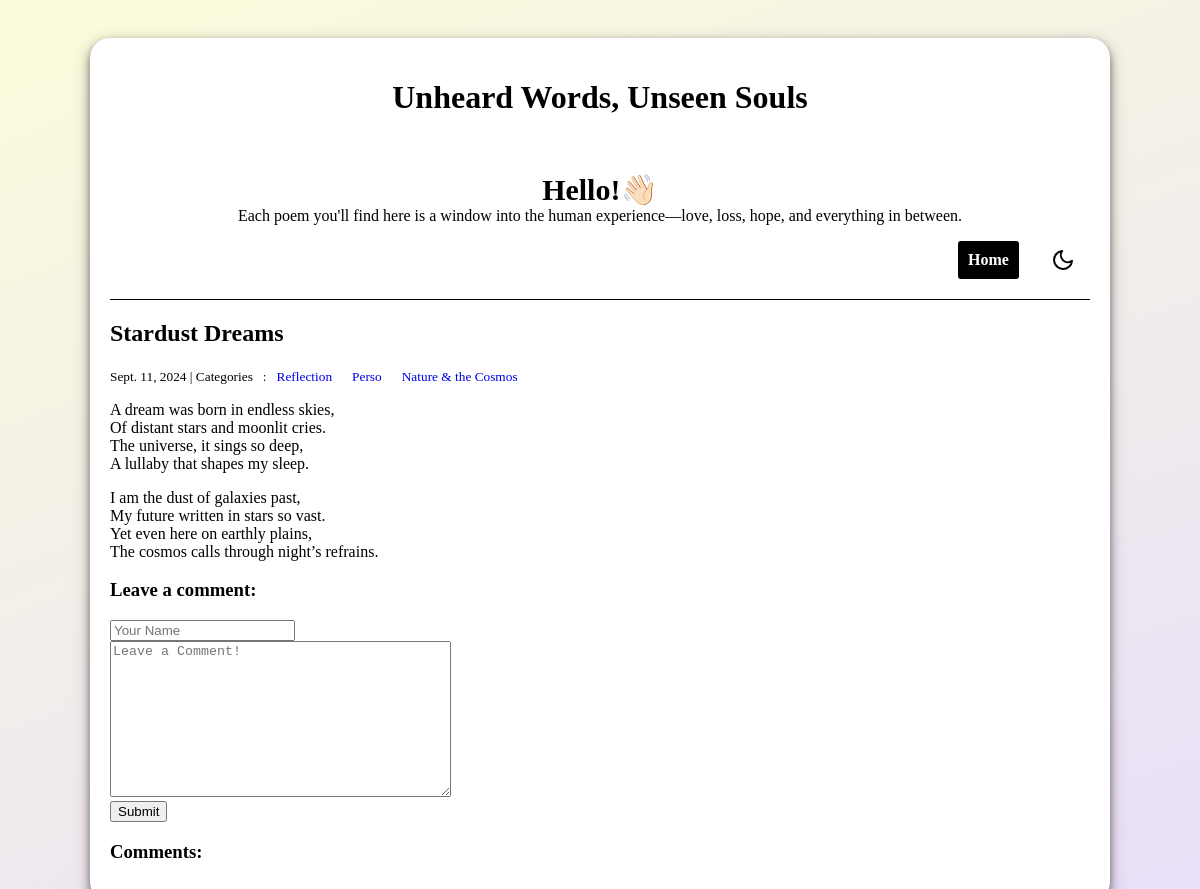
The page /post/8/ on the database its author committed.
### blog/models.py (models this page shows, shortened)
class Post(models.Model):
    title=models.CharField(max_length=255)
    body=models.TextField()
    created_on=models.DateTimeField(auto_now_add=True)
    last_modified=models.DateTimeField(auto_now=True)
    categories=models.ManyToManyField("Category",related_name="posts")

class Category(models.Model):
    name=models.CharField(max_length=30)
    class Meta:
        verbose_name_plural="categories"

### blog/views.py (the view, shortened to what this page needs)
# urls.py: path("post/<int:pk>/", views.blog_detail, name="blog_detail"),
def blog_detail(request,pk):
    post=Post.objects.get(pk=pk)
    form=CommentForm()
    comments=Comment.objects.filter(post=post)
    context={
        "post":post,
        "comments":comments,
        "form":CommentForm(),
    }
    return render(request,"blog/detail.html",context)

### blog/forms.py
class CommentForm(forms.Form):
    author=forms.CharField(max_length=60,widget=forms.TextInput(
        attrs={"class" : "form-control","placeholder":"Your Name"}
    ),
    )
    body=forms.CharField(
        widget=forms.Textarea(
            attrs={"class":"form-control","placeholder":"Leave a Comment!"}
        )
    )

### blog/templates/blog/detail.html (shortened to what this page needs)
{% extends "base.html" %}
{% block page_title %}
    <h2>{{ post.title }}</h2>
{% endblock page_title %}
{% block page_content %}
    <small>
        {{ post.created_on.date }} | Categories &nbsp : &nbsp
        {% for category in post.categories.all %}
            <a href="{% url 'blog_category' category.name %}" style="text-decoration:none;">
                {{ category.name }} &nbsp;&nbsp;&nbsp;&nbsp;
            </a>
        {% endfor %}
    </small>
    <p>{{ post.body | linebreaks }}</p>
    <h3>Leave a comment:</h3>
    <form method="post">
        <div>
            {{ form.author }}
        </div>
        <div>
            {{ form.body }}
        </div>
        <button type="submit" class="btn btn-primary">Submit</button>
    </form>
    <h3>Comments:</h3>
{% endblock page_content %}

### blog/templates/base.html (style rules this page uses)
:root { --bg-color: #F5F7F8; --text-color: black; --card-bg-color: white; --button-bg-color: black; --button-text-color: white; }
body { background-color: var(--bg-color); color: var(--text-color); display: flex; flex-direction: column; margin-left: 5%; margin-right: 5%; background: linear-gradient(-20deg, #e9defa 0%, #fbfcdb 100%); }

### rows shown on the page
Post: title "Stardust Dreams", created_on "Sept. 11, 2024", body "A dream was born in endless skies, Of distant stars and moonlit cries. The universe, it sings so deep, A lullaby that shapes my sleep. I am the dust of galaxies past, My future written in stars so vast. Yet even here on earthly plains, The cosmos calls through night’s refrains."
Category: name "Reflection"
Category: name "Perso"
Category: name "Nature & the Cosmos"
